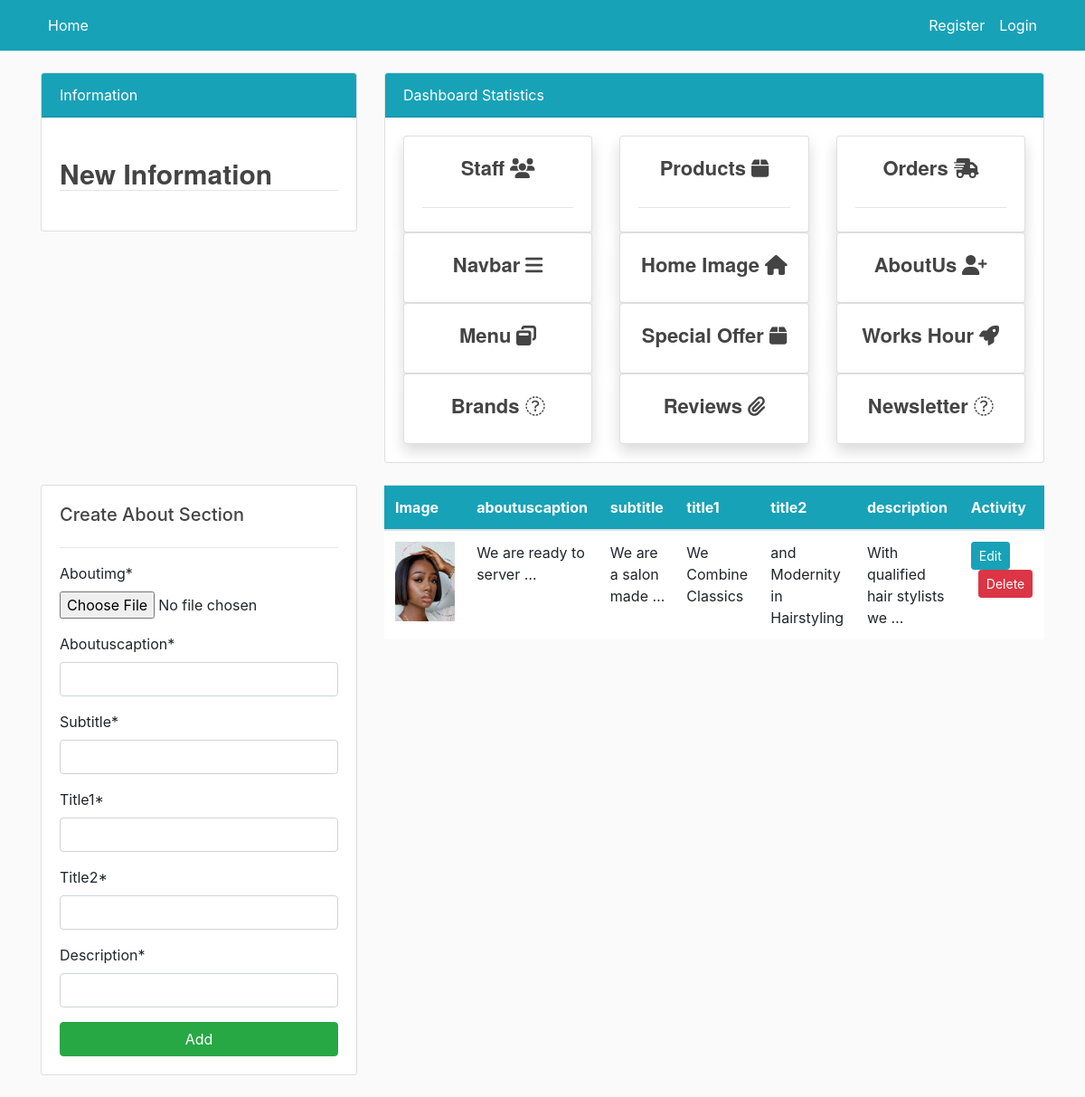
Screenshot of /about_customize/ with the database file from the repository.
### dashboard/models.py (models this page shows, shortened)
class AboutUs(models.Model):
    aboutimg = models.ImageField(upload_to='aboutus_img')
    aboutuscaption = models.CharField(max_length=100)
    subtitle = models.CharField(max_length=50)
    title1 = models.CharField(max_length=50)
    title2 = models.CharField(max_length=50)
    description = models.CharField(max_length=1000000)

### dashboard/views.py (the view)
# urls.py: path('about_customize/', views.about_customize, name='dashboard-about_customize'),
def about_customize(request):
    about = AboutUs.objects.all()
    if request.method == 'POST':
        form = AboutUsForm(request.POST, request.FILES)
        if form.is_valid():
            obj = form.save()
            obj.save()
            messages.success(request, 'Your successfully added "About" info.')
            redirect('dashboard-about_customize')
    else:
        form = AboutUsForm()
    context = {
        'form': form,
        'about': about,
    }
    return render(request, 'dashboard/homeview-manage/about_customize.html', context)

### dashboard/forms.py
class AboutUsForm(forms.ModelForm):
    class Meta:
        model = AboutUs
        fields = ['aboutimg', 'aboutuscaption', 'subtitle', 'title1', 'title2', 'description']
        validators = [
            MaxLengthValidator(1,
                               message='A maximum of 1 about. If you want to change either delete or edit ')
        ]

### dashboard/templates/Dashboard/homeview-manage/about_customize.html (shortened to what this page needs)
{% extends 'partials/base.html' %}
{% load crispy_forms_tags %}
{% block content %}
{% include 'partials/topside.html' %}
<div class="row my-4">
    <div class="col-md-4">
        <div class="card card-body">
            <h5>Create About Section</h5>
            <hr>
            <form method="POST" enctype="multipart/form-data">
                {{ form|crispy }}
                <input class="btn btn-success btn-block" type="submit" value="Add">
            </form>
        </div>
    </div>
    <div class="col-md-8">
        <table class="table bg-white">
            <thead class="bg-info text-white">
            <tr>
                <th scope="col">Image</th>
                <th scope="col">aboutuscaption</th>
                <th scope="col">subtitle</th>
                <th scope="col">title1</th>
                <th scope="col">title2</th>
                <th scope="col">description</th>
                <th scope="col">Activity</th>
            </tr>
            </thead>
            <tbody>
            {% for about in about %}
            <tr>
                <td><img src="{{ about.aboutimg.url }}" alt="About Image" class="img-fluid"></td>
                <td>{{ about.aboutuscaption|truncatewords:5 }}</td>
                <td>{{ about.subtitle|truncatewords:5 }}</td>
                <td>{{ about.title1|truncatewords:5 }}</td>
                <td>{{ about.title2|truncatewords:5 }}</td>
                <td>{{ about.description|truncatewords:5 }}</td>
                <td>
                    <a class="btn btn-info btn-sm mr-2"
                       href="{% url 'dashboard-about_customize_edit' about.id %}">Edit</a>
                    <a class="btn btn-danger btn-sm ml-2"
                       href="{% url 'dashboard-about_customize_delete' about.id %}">Delete</a>
                </td>
            </tr>
            {% endfor %}
            </tbody>
        </table>
    </div>
</div>
{% endblock %}

### users/static/main/main.css (style rules this page uses)
:root { --footercolor: #003F72; --navbarcolor: #003F72; --btncolor: #003F72; --socialcolor: #003F72; --brightText: #ffffff; }
body { background: #fafafa; }
h1, h2, h3, h4, h5, h6 { color: #444444; }

### rows the page displays
AboutUs: aboutimg (picture), aboutuscaption "We are ready to server …", subtitle "We are a salon made …", title1 "We Combine Classics", title2 "and Modernity in Hairstyling", description "With qualified hair stylists we …"
